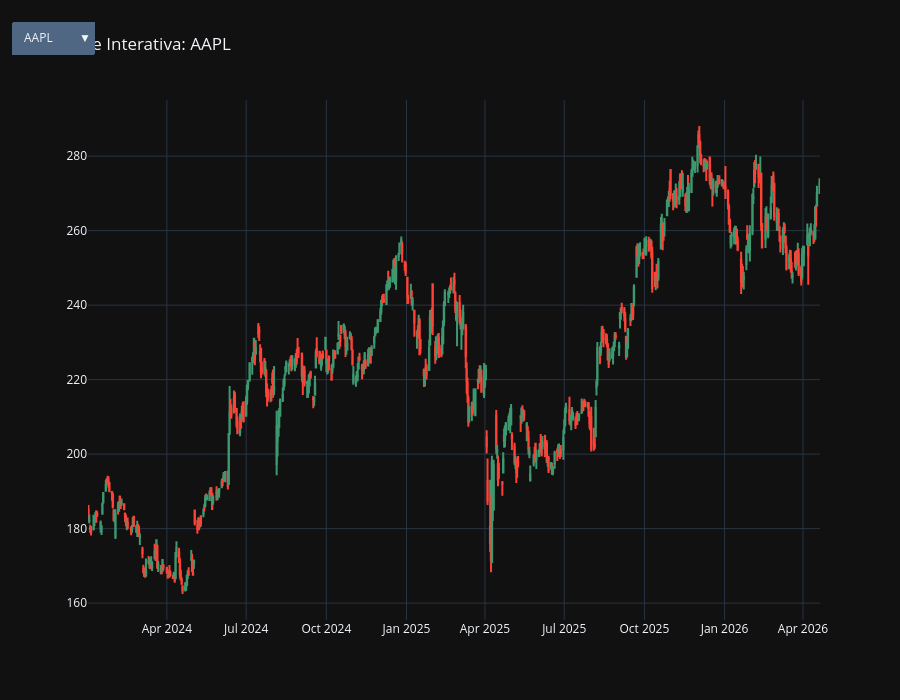

The notebook cell this image was saved under:
### Markdown cell above
## 2. Coleta de dados e visualização interativa

Download dos preços OHLC via `yfinance` para os 7 ativos entre 01/01/2024 e 21/04/2026. Em seguida, é construído um gráfico de candlestick interativo com `plotly`, onde um menu dropdown permite alternar entre os ativos do portfólio.

### Code cell
import yfinance as yf
import datetime as dt
import pandas as pd
import matplotlib.pyplot as plt
import plotly.graph_objects as go
from plotly.subplots import make_subplots

start_date = dt.datetime(2024, 1, 1)
end_date = dt.datetime(2026, 4, 21)
# tickers = ["AAPL", "MSFT", "GOOGL", "AMZN", "META", "NVDA", "TSLA"]
tickers = [
    # Magnificent 7
    "AAPL", "MSFT", "GOOGL", "AMZN", "META", "NVDA", "TSLA",
    # Defensivos
    "JNJ", "PG", "KO", "WMT",
    # Financeiros
    "JPM", "BAC", "GS",
    # Energia
    "XOM", "CVX",
    # Ouro
    "GLD"
]

data = yf.download(tickers, start=start_date, end=end_date, group_by='ticker')

fig = go.Figure()

for i, ticker in enumerate(tickers):
    df_plot = data[ticker].fillna(0)

    fig.add_trace(go.Candlestick(
        x=df_plot.index,
        open=df_plot['Open'],
        high=df_plot['High'],
        low=df_plot['Low'],
        close=df_plot['Close'],
        name=ticker,
        visible=(i == 0)
    ))

botoes = []
for i, ticker in enumerate(tickers):
    visibilidade = [False] * len(tickers)
    visibilidade[i] = True

    botao = dict(
        label=ticker,
        method="update",
        args=[{"visible": visibilidade},
              {"title": f"Análise Interativa: {ticker}"}]
    )
    botoes.append(botao)

fig.update_layout(
    updatemenus=[dict(
        active=0,
        buttons=botoes,
        x=0.01,
        y=1.15
    )],
    title=f"Análise Interativa: {tickers[0]}",
    xaxis_rangeslider_visible=False,
    template="plotly_dark",
    height=700
)

fig.show()

### Figure 1 — Plotly figure (JSON) as saved in the notebook; plotly's stock layout.template omitted (floating-point values rounded to 4 significant figures; data arrays with more than 128 entries replaced by an {"elided": "..."} marker saying what was removed)
{"data": [{"close": {"elided": "576 float values"}, "high": {"elided": "576 float values"}, "low": {"elided": "576 float values"}, "name": "AAPL", "open": {"elided": "576 float values"}, "type": "candlestick", "visible": true, "x": {"elided": "576 str values"}}, {"close": {"elided": "576 float values"}, "high": {"elided": "576 float values"}, "low": {"elided": "576 float values"}, "name": "MSFT", "open": {"elided": "576 float values"}, "type": "candlestick", "visible": false, "x": {"elided": "576 str values"}}, {"close": {"elided": "576 float values"}, "high": {"elided": "576 float values"}, "low": {"elided": "576 float values"}, "name": "GOOGL", "open": {"elided": "576 float values"}, "type": "candlestick", "visible": false, "x": {"elided": "576 str values"}}, {"close": {"elided": "576 float values"}, "high": {"elided": "576 float values"}, "low": {"elided": "576 float values"}, "name": "AMZN", "open": {"elided": "576 float values"}, "type": "candlestick", "visible": false, "x": {"elided": "576 str values"}}, {"close": {"elided": "576 float values"}, "high": {"elided": "576 float values"}, "low": {"elided": "576 float values"}, "name": "META", "open": {"elided": "576 float values"}, "type": "candlestick", "visible": false, "x": {"elided": "576 str values"}}, {"close": {"elided": "576 float values"}, "high": {"elided": "576 float values"}, "low": {"elided": "576 float values"}, "name": "NVDA", "open": {"elided": "576 float values"}, "type": "candlestick", "visible": false, "x": {"elided": "576 str values"}}, {"close": {"elided": "576 float values"}, "high": {"elided": "576 float values"}, "low": {"elided": "576 float values"}, "name": "TSLA", "open": {"elided": "576 float values"}, "type": "candlestick", "visible": false, "x": {"elided": "576 str values"}}, {"close": {"elided": "576 float values"}, "high": {"elided": "576 float values"}, "low": {"elided": "576 float values"}, "name": "JNJ", "open": {"elided": "576 float values"}, "type": "candlestick", "visible": false, "x": {"elided": "576 str values"}}, {"close": {"elided": "576 float values"}, "high": {"elided": "576 float values"}, "low": {"elided": "576 float values"}, "name": "PG", "open": {"elided": "576 float values"}, "type": "candlestick", "visible": false, "x": {"elided": "576 str values"}}, {"close": {"elided": "576 float values"}, "high": {"elided": "576 float values"}, "low": {"elided": "576 float values"}, "name": "KO", "open": {"elided": "576 float values"}, "type": "candlestick", "visible": false, "x": {"elided": "576 str values"}}, {"close": {"elided": "576 float values"}, "high": {"elided": "576 float values"}, "low": {"elided": "576 float values"}, "name": "WMT", "open": {"elided": "576 float values"}, "type": "candlestick", "visible": false, "x": {"elided": "576 str values"}}, {"close": {"elided": "576 float values"}, "high": {"elided": "576 float values"}, "low": {"elided": "576 float values"}, "name": "JPM", "open": {"elided": "576 float values"}, "type": "candlestick", "visible": false, "x": {"elided": "576 str values"}}, {"close": {"elided": "576 float values"}, "high": {"elided": "576 float values"}, "low": {"elided": "576 float values"}, "name": "BAC", "open": {"elided": "576 float values"}, "type": "candlestick", "visible": false, "x": {"elided": "576 str values"}}, {"close": {"elided": "576 float values"}, "high": {"elided": "576 float values"}, "low": {"elided": "576 float values"}, "name": "GS", "open": {"elided": "576 float values"}, "type": "candlestick", "visible": false, "x": {"elided": "576 str values"}}, {"close": {"elided": "576 float values"}, "high": {"elided": "576 float values"}, "low": {"elided": "576 float values"}, "name": "XOM", "open": {"elided": "576 float values"}, "type": "candlestick", "visible": false, "x": {"elided": "576 str values"}}, {"close": {"elided": "576 float values"}, "high": {"elided": "576 float values"}, "low": {"elided": "576 float values"}, "name": "CVX", "open": {"elided": "576 float values"}, "type": "candlestick", "visible": false, "x": {"elided": "576 str values"}}, {"close": {"elided": "576 float values"}, "high": {"elided": "576 float values"}, "low": {"elided": "576 float values"}, "name": "GLD", "open": {"elided": "576 float values"}, "type": "candlestick", "visible": false, "x": {"elided": "576 str values"}}], "layout": {"height": 700, "title": {"text": "Análise Interativa: AAPL"}, "updatemenus": [{"active": 0, "buttons": [{"args": [{"visible": [true, false, false, false, false, false, false, false, false, false, false, false, false, false, false, false, false]}, {"title": "Análise Interativa: AAPL"}], "label": "AAPL", "method": "update"}, {"args": [{"visible": [false, true, false, false, false, false, false, false, false, false, false, false, false, false, false, false, false]}, {"title": "Análise Interativa: MSFT"}], "label": "MSFT", "method": "update"}, {"args": [{"visible": [false, false, true, false, false, false, false, false, false, false, false, false, false, false, false, false, false]}, {"title": "Análise Interativa: GOOGL"}], "label": "GOOGL", "method": "update"}, {"args": [{"visible": [false, false, false, true, false, false, false, false, false, false, false, false, false, false, false, false, false]}, {"title": "Análise Interativa: AMZN"}], "label": "AMZN", "method": "update"}, {"args": [{"visible": [false, false, false, false, true, false, false, false, false, false, false, false, false, false, false, false, false]}, {"title": "Análise Interativa: META"}], "label": "META", "method": "update"}, {"args": [{"visible": [false, false, false, false, false, true, false, false, false, false, false, false, false, false, false, false, false]}, {"title": "Análise Interativa: NVDA"}], "label": "NVDA", "method": "update"}, {"args": [{"visible": [false, false, false, false, false, false, true, false, false, false, false, false, false, false, false, false, false]}, {"title": "Análise Interativa: TSLA"}], "label": "TSLA", "method": "update"}, {"args": [{"visible": [false, false, false, false, false, false, false, true, false, false, false, false, false, false, false, false, false]}, {"title": "Análise Interativa: JNJ"}], "label": "JNJ", "method": "update"}, {"args": [{"visible": [false, false, false, false, false, false, false, false, true, false, false, false, false, false, false, false, false]}, {"title": "Análise Interativa: PG"}], "label": "PG", "method": "update"}, {"args": [{"visible": [false, false, false, false, false, false, false, false, false, true, false, false, false, false, false, false, false]}, {"title": "Análise Interativa: KO"}], "label": "KO", "method": "update"}, {"args": [{"visible": [false, false, false, false, false, false, false, false, false, false, true, false, false, false, false, false, false]}, {"title": "Análise Interativa: WMT"}], "label": "WMT", "method": "update"}, {"args": [{"visible": [false, false, false, false, false, false, false, false, false, false, false, true, false, false, false, false, false]}, {"title": "Análise Interativa: JPM"}], "label": "JPM", "method": "update"}, {"args": [{"visible": [false, false, false, false, false, false, false, false, false, false, false, false, true, false, false, false, false]}, {"title": "Análise Interativa: BAC"}], "label": "BAC", "method": "update"}, {"args": [{"visible": [false, false, false, false, false, false, false, false, false, false, false, false, false, true, false, false, false]}, {"title": "Análise Interativa: GS"}], "label": "GS", "method": "update"}, {"args": [{"visible": [false, false, false, false, false, false, false, false, false, false, false, false, false, false, true, false, false]}, {"title": "Análise Interativa: XOM"}], "label": "XOM", "method": "update"}, {"args": [{"visible": [false, false, false, false, false, false, false, false, false, false, false, false, false, false, false, true, false]}, {"title": "Análise Interativa: CVX"}], "label": "CVX", "method": "update"}, {"args": [{"visible": [false, false, false, false, false, false, false, false, false, false, false, false, false, false, false, false, true]}, {"title": "Análise Interativa: GLD"}], "label": "GLD", "method": "update"}], "x": 0.01, "y": 1.15}], "xaxis": {"rangeslider": {"visible": false}}}}
